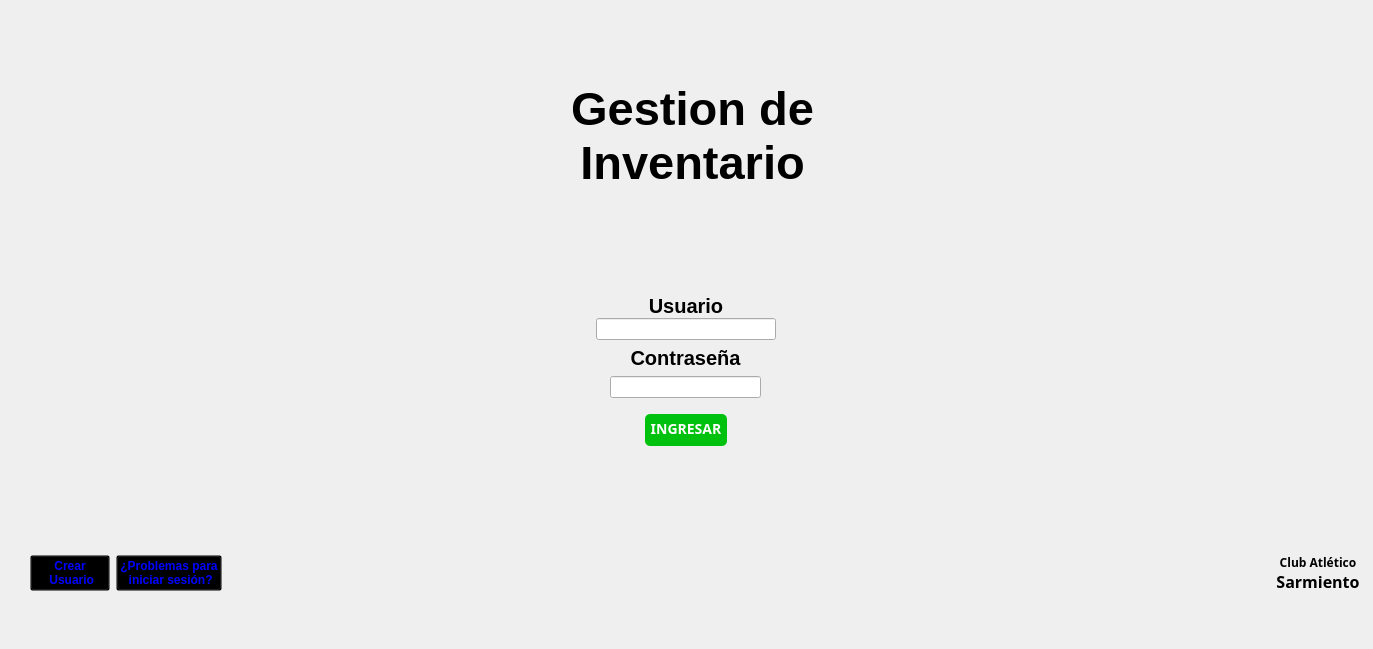
<?xml version="1.0" encoding="UTF-8"?>
<ui version="4.0">
 <class>MainWindow</class>
 <widget class="QMainWindow" name="MainWindow">
  <property name="geometry">
   <rect>
    <x>0</x>
    <y>0</y>
    <width>1373</width>
    <height>649</height>
   </rect>
  </property>
  <property name="windowTitle">
   <string>MainWindow</string>
  </property>
  <widget class="QWidget" name="centralwidget">
   <widget class="QWidget" name="verticalLayoutWidget">
    <property name="geometry">
     <rect>
      <x>0</x>
      <y>0</y>
      <width>1371</width>
      <height>695</height>
     </rect>
    </property>
    <layout class="QVBoxLayout" name="TODO">
     <property name="spacing">
      <number>6</number>
     </property>
     <property name="sizeConstraint">
      <enum>QLayout::SetMaximumSize</enum>
     </property>
     <property name="leftMargin">
      <number>5</number>
     </property>
     <property name="topMargin">
      <number>15</number>
     </property>
     <property name="rightMargin">
      <number>5</number>
     </property>
     <property name="bottomMargin">
      <number>0</number>
     </property>
     <item>
      <layout class="QHBoxLayout" name="tituloLayout">
       <property name="topMargin">
        <number>0</number>
       </property>
       <item>
        <spacer name="horizontalSpacer_4">
         <property name="orientation">
          <enum>Qt::Horizontal</enum>
         </property>
         <property name="sizeHint" stdset="0">
          <size>
           <width>40</width>
           <height>20</height>
          </size>
         </property>
        </spacer>
       </item>
       <item>
        <spacer name="horizontalSpacer_17">
         <property name="orientation">
          <enum>Qt::Horizontal</enum>
         </property>
         <property name="sizeHint" stdset="0">
          <size>
           <width>40</width>
           <height>20</height>
          </size>
         </property>
        </spacer>
       </item>
       <item>
        <spacer name="horizontalSpacer_19">
         <property name="orientation">
          <enum>Qt::Horizontal</enum>
         </property>
         <property name="sizeHint" stdset="0">
          <size>
           <width>40</width>
           <height>20</height>
          </size>
         </property>
        </spacer>
       </item>
       <item>
        <spacer name="horizontalSpacer_6">
         <property name="orientation">
          <enum>Qt::Horizontal</enum>
         </property>
         <property name="sizeHint" stdset="0">
          <size>
           <width>40</width>
           <height>20</height>
          </size>
         </property>
        </spacer>
       </item>
       <item>
        <widget class="QLabel" name="label_2">
         <property name="maximumSize">
          <size>
           <width>200</width>
           <height>200</height>
          </size>
         </property>
         <property name="text">
          <string/>
         </property>
         <property name="pixmap">
          <pixmap resource="Recursos.qrc">:/Logos/Cajitas_v2.png</pixmap>
         </property>
         <property name="scaledContents">
          <bool>true</bool>
         </property>
        </widget>
       </item>
       <item>
        <widget class="QLabel" name="label_4">
         <property name="font">
          <font>
           <family>Cantarell</family>
           <pointsize>35</pointsize>
           <bold>true</bold>
          </font>
         </property>
         <property name="text">
          <string>Gestion de Inventario</string>
         </property>
         <property name="textFormat">
          <enum>Qt::RichText</enum>
         </property>
         <property name="scaledContents">
          <bool>false</bool>
         </property>
         <property name="alignment">
          <set>Qt::AlignCenter</set>
         </property>
         <property name="wordWrap">
          <bool>true</bool>
         </property>
         <property name="margin">
          <number>0</number>
         </property>
        </widget>
       </item>
       <item>
        <spacer name="horizontalSpacer_20">
         <property name="orientation">
          <enum>Qt::Horizontal</enum>
         </property>
         <property name="sizeHint" stdset="0">
          <size>
           <width>40</width>
           <height>20</height>
          </size>
         </property>
        </spacer>
       </item>
       <item>
        <spacer name="horizontalSpacer_18">
         <property name="orientation">
          <enum>Qt::Horizontal</enum>
         </property>
         <property name="sizeHint" stdset="0">
          <size>
           <width>40</width>
           <height>20</height>
          </size>
         </property>
        </spacer>
       </item>
       <item>
        <spacer name="horizontalSpacer_16">
         <property name="orientation">
          <enum>Qt::Horizontal</enum>
         </property>
         <property name="sizeHint" stdset="0">
          <size>
           <width>40</width>
           <height>20</height>
          </size>
         </property>
        </spacer>
       </item>
       <item>
        <spacer name="horizontalSpacer_3">
         <property name="orientation">
          <enum>Qt::Horizontal</enum>
         </property>
         <property name="sizeHint" stdset="0">
          <size>
           <width>40</width>
           <height>20</height>
          </size>
         </property>
        </spacer>
       </item>
      </layout>
     </item>
     <item>
      <spacer name="verticalSpacer_4">
       <property name="orientation">
        <enum>Qt::Vertical</enum>
       </property>
       <property name="sizeType">
        <enum>QSizePolicy::Fixed</enum>
       </property>
       <property name="sizeHint" stdset="0">
        <size>
         <width>20</width>
         <height>30</height>
        </size>
       </property>
      </spacer>
     </item>
     <item>
      <layout class="QHBoxLayout" name="LayOutUsuario">
       <property name="spacing">
        <number>0</number>
       </property>
       <property name="bottomMargin">
        <number>0</number>
       </property>
       <item>
        <spacer name="DerSpacer">
         <property name="orientation">
          <enum>Qt::Horizontal</enum>
         </property>
         <property name="sizeHint" stdset="0">
          <size>
           <width>40</width>
           <height>30</height>
          </size>
         </property>
        </spacer>
       </item>
       <item>
        <layout class="QVBoxLayout" name="LayOutInternoUsuario">
         <property name="topMargin">
          <number>0</number>
         </property>
         <item>
          <widget class="QLabel" name="LabelUsuario">
           <property name="sizePolicy">
            <sizepolicy hsizetype="Preferred" vsizetype="Fixed">
             <horstretch>0</horstretch>
             <verstretch>0</verstretch>
            </sizepolicy>
           </property>
           <property name="font">
            <font>
             <pointsize>15</pointsize>
            </font>
           </property>
           <property name="text">
            <string>&lt;html&gt;&lt;head/&gt;&lt;body&gt;&lt;p&gt;&lt;span style=&quot; font-weight:700;&quot;&gt;Usuario&lt;/span&gt;&lt;/p&gt;&lt;/body&gt;&lt;/html&gt;</string>
           </property>
           <property name="alignment">
            <set>Qt::AlignCenter</set>
           </property>
          </widget>
         </item>
         <item>
          <layout class="QHBoxLayout" name="LayOutInputUsuario">
           <property name="spacing">
            <number>0</number>
           </property>
           <property name="bottomMargin">
            <number>0</number>
           </property>
           <item>
            <spacer name="horizontalSpacer_22">
             <property name="orientation">
              <enum>Qt::Horizontal</enum>
             </property>
             <property name="sizeHint" stdset="0">
              <size>
               <width>140</width>
               <height>10</height>
              </size>
             </property>
            </spacer>
           </item>
           <item alignment="Qt::AlignHCenter">
            <widget class="QLineEdit" name="CasillaUsuario">
             <property name="enabled">
              <bool>true</bool>
             </property>
             <property name="sizePolicy">
              <sizepolicy hsizetype="Fixed" vsizetype="Maximum">
               <horstretch>0</horstretch>
               <verstretch>0</verstretch>
              </sizepolicy>
             </property>
             <property name="minimumSize">
              <size>
               <width>180</width>
               <height>0</height>
              </size>
             </property>
             <property name="maximumSize">
              <size>
               <width>150</width>
               <height>16777215</height>
              </size>
             </property>
             <property name="baseSize">
              <size>
               <width>0</width>
               <height>0</height>
              </size>
             </property>
            </widget>
           </item>
           <item>
            <spacer name="horizontalSpacer_23">
             <property name="orientation">
              <enum>Qt::Horizontal</enum>
             </property>
             <property name="sizeHint" stdset="0">
              <size>
               <width>140</width>
               <height>10</height>
              </size>
             </property>
            </spacer>
           </item>
          </layout>
         </item>
        </layout>
       </item>
       <item>
        <spacer name="IzqSpacer">
         <property name="orientation">
          <enum>Qt::Horizontal</enum>
         </property>
         <property name="sizeHint" stdset="0">
          <size>
           <width>40</width>
           <height>20</height>
          </size>
         </property>
        </spacer>
       </item>
      </layout>
     </item>
     <item>
      <layout class="QHBoxLayout" name="LayOutContrasenia">
       <item>
        <spacer name="horizontalSpacer">
         <property name="orientation">
          <enum>Qt::Horizontal</enum>
         </property>
         <property name="sizeHint" stdset="0">
          <size>
           <width>40</width>
           <height>20</height>
          </size>
         </property>
        </spacer>
       </item>
       <item>
        <layout class="QVBoxLayout" name="LayOutInternoContrasena">
         <item>
          <widget class="QLabel" name="CONTRASENA">
           <property name="sizePolicy">
            <sizepolicy hsizetype="Preferred" vsizetype="Fixed">
             <horstretch>0</horstretch>
             <verstretch>0</verstretch>
            </sizepolicy>
           </property>
           <property name="font">
            <font>
             <pointsize>15</pointsize>
            </font>
           </property>
           <property name="text">
            <string>&lt;html&gt;&lt;head/&gt;&lt;body&gt;&lt;p&gt;&lt;span style=&quot; font-weight:700;&quot;&gt;Contraseña&lt;/span&gt;&lt;/p&gt;&lt;/body&gt;&lt;/html&gt;</string>
           </property>
           <property name="alignment">
            <set>Qt::AlignCenter</set>
           </property>
          </widget>
         </item>
         <item>
          <layout class="QHBoxLayout" name="horizontalLayout_3">
           <item>
            <spacer name="horizontalSpacer_15">
             <property name="orientation">
              <enum>Qt::Horizontal</enum>
             </property>
             <property name="sizeHint" stdset="0">
              <size>
               <width>40</width>
               <height>20</height>
              </size>
             </property>
            </spacer>
           </item>
           <item>
            <widget class="QLineEdit" name="inputPassword">
             <property name="minimumSize">
              <size>
               <width>150</width>
               <height>0</height>
              </size>
             </property>
             <property name="maximumSize">
              <size>
               <width>300</width>
               <height>16777215</height>
              </size>
             </property>
             <property name="inputMask">
              <string/>
             </property>
             <property name="echoMode">
              <enum>QLineEdit::Password</enum>
             </property>
            </widget>
           </item>
           <item>
            <spacer name="horizontalSpacer_5">
             <property name="orientation">
              <enum>Qt::Horizontal</enum>
             </property>
             <property name="sizeHint" stdset="0">
              <size>
               <width>40</width>
               <height>20</height>
              </size>
             </property>
            </spacer>
           </item>
          </layout>
         </item>
         <item>
          <layout class="QHBoxLayout" name="LayOutIngresar">
           <property name="spacing">
            <number>5</number>
           </property>
           <property name="topMargin">
            <number>10</number>
           </property>
           <item>
            <spacer name="horizontalSpacer_13">
             <property name="orientation">
              <enum>Qt::Horizontal</enum>
             </property>
             <property name="sizeHint" stdset="0">
              <size>
               <width>40</width>
               <height>20</height>
              </size>
             </property>
            </spacer>
           </item>
           <item>
            <widget class="QPushButton" name="pushButton">
             <property name="maximumSize">
              <size>
               <width>200</width>
               <height>16777215</height>
              </size>
             </property>
             <property name="cursor">
              <cursorShape>PointingHandCursor</cursorShape>
             </property>
             <property name="styleSheet">
              <string notr="true">background-color: rgb(0, 193, 13);
color:white;
border:none;
font-size: 14px;
font-weight: bold;
font-family:Fira Sans;
padding: 5px 5px 7px 5px;
border-radius:5px;</string>
             </property>
             <property name="text">
              <string>INGRESAR</string>
             </property>
            </widget>
           </item>
           <item>
            <spacer name="horizontalSpacer_14">
             <property name="orientation">
              <enum>Qt::Horizontal</enum>
             </property>
             <property name="sizeHint" stdset="0">
              <size>
               <width>40</width>
               <height>20</height>
              </size>
             </property>
            </spacer>
           </item>
          </layout>
         </item>
        </layout>
       </item>
       <item>
        <spacer name="horizontalSpacer_2">
         <property name="orientation">
          <enum>Qt::Horizontal</enum>
         </property>
         <property name="sizeHint" stdset="0">
          <size>
           <width>40</width>
           <height>20</height>
          </size>
         </property>
        </spacer>
       </item>
      </layout>
     </item>
     <item>
      <layout class="QHBoxLayout" name="LayOutDelFondo">
       <property name="leftMargin">
        <number>25</number>
       </property>
       <property name="rightMargin">
        <number>6</number>
       </property>
       <item>
        <widget class="QPushButton" name="pushButton_2">
         <property name="cursor">
          <cursorShape>PointingHandCursor</cursorShape>
         </property>
         <property name="styleSheet">
          <string notr="true">background-color: transparent;
color:blue;
font-weight: bold;</string>
         </property>
         <property name="text">
          <string>Crear 
 Usuario</string>
         </property>
        </widget>
       </item>
       <item>
        <widget class="QPushButton" name="pushButton_3">
         <property name="cursor">
          <cursorShape>PointingHandCursor</cursorShape>
         </property>
         <property name="styleSheet">
          <string notr="true">background-color: transparent;
color:blue;
font-weight: bold;</string>
         </property>
         <property name="text">
          <string>¿Problemas para
 iniciar sesión?</string>
         </property>
        </widget>
       </item>
       <item>
        <spacer name="horizontalSpacer_11">
         <property name="orientation">
          <enum>Qt::Horizontal</enum>
         </property>
         <property name="sizeHint" stdset="0">
          <size>
           <width>40</width>
           <height>20</height>
          </size>
         </property>
        </spacer>
       </item>
       <item>
        <spacer name="horizontalSpacer_12">
         <property name="orientation">
          <enum>Qt::Horizontal</enum>
         </property>
         <property name="sizeHint" stdset="0">
          <size>
           <width>40</width>
           <height>20</height>
          </size>
         </property>
        </spacer>
       </item>
       <item>
        <spacer name="horizontalSpacer_7">
         <property name="orientation">
          <enum>Qt::Horizontal</enum>
         </property>
         <property name="sizeHint" stdset="0">
          <size>
           <width>40</width>
           <height>20</height>
          </size>
         </property>
        </spacer>
       </item>
       <item>
        <widget class="QLabel" name="label_5">
         <property name="maximumSize">
          <size>
           <width>55</width>
           <height>55</height>
          </size>
         </property>
         <property name="sizeIncrement">
          <size>
           <width>25</width>
           <height>25</height>
          </size>
         </property>
         <property name="text">
          <string/>
         </property>
         <property name="pixmap">
          <pixmap resource="Recursos.qrc">:/Logos/Escudo-Club.png</pixmap>
         </property>
         <property name="scaledContents">
          <bool>true</bool>
         </property>
        </widget>
       </item>
       <item>
        <widget class="QLabel" name="label_6">
         <property name="sizeIncrement">
          <size>
           <width>25</width>
           <height>25</height>
          </size>
         </property>
         <property name="font">
          <font>
           <family>Noto Serif Display Bold</family>
           <bold>true</bold>
          </font>
         </property>
         <property name="text">
          <string>&lt;html&gt;&lt;head/&gt;&lt;body&gt;&lt;p align=&quot;center&quot;&gt;Club Atlético &lt;span style=&quot; font-size:12pt;&quot;&gt;Sarmiento&lt;/span&gt;&lt;/p&gt;&lt;/body&gt;&lt;/html&gt;</string>
         </property>
         <property name="textFormat">
          <enum>Qt::RichText</enum>
         </property>
         <property name="wordWrap">
          <bool>true</bool>
         </property>
        </widget>
       </item>
      </layout>
     </item>
    </layout>
   </widget>
  </widget>
  <widget class="QMenuBar" name="menubar">
   <property name="geometry">
    <rect>
     <x>0</x>
     <y>0</y>
     <width>1373</width>
     <height>22</height>
    </rect>
   </property>
  </widget>
 </widget>
 <resources>
  <include location="Recursos.qrc"/>
  <include location="Recursos.qrc"/>
 </resources>
 <connections/>
</ui>
